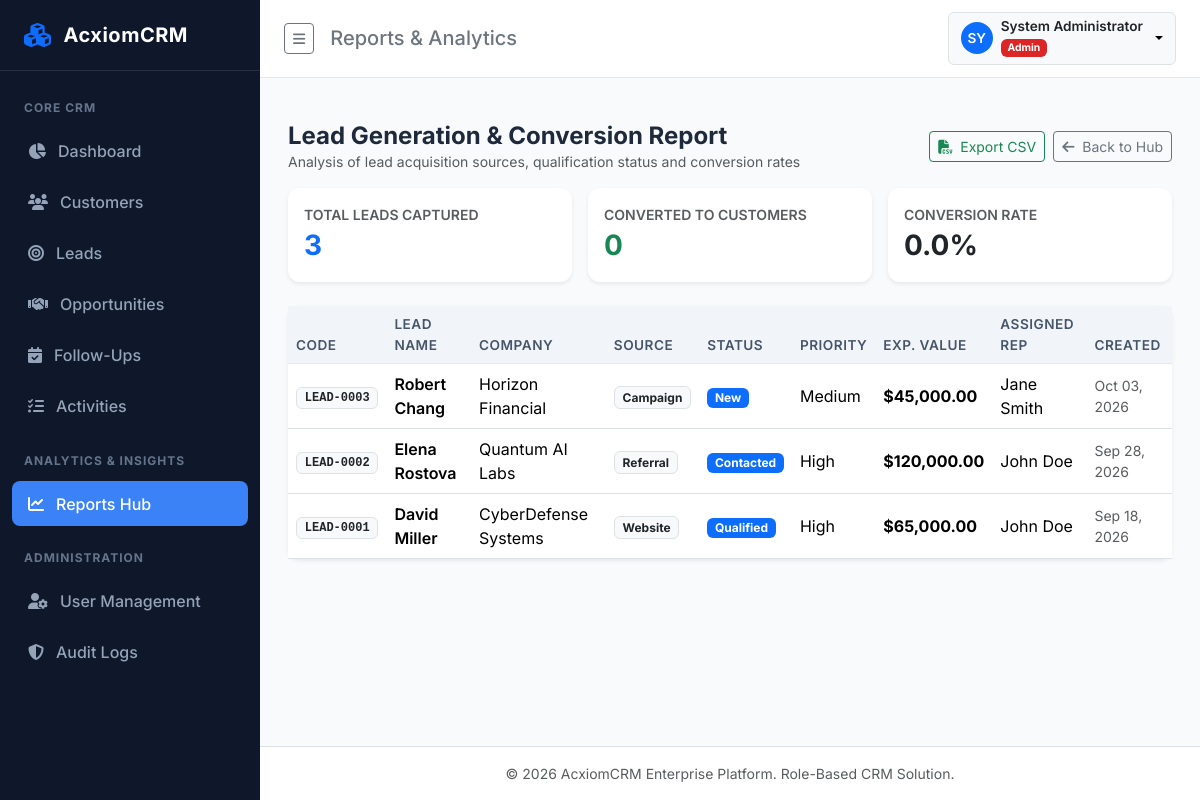
The page /reports/leads (signed in) on the database its author committed.
### app/models/user.py (models this page shows, shortened)
class User(UserMixin, db.Model):
    __tablename__ = 'users'
    id = db.Column(db.Integer, primary_key=True)
    name = db.Column(db.String(100), nullable=False)
    email = db.Column(db.String(120), unique=True, nullable=False, index=True)
    password_hash = db.Column(db.String(255), nullable=False)
    role = db.Column(db.String(50), nullable=False, default=Role.SALES_EXECUTIVE)
    is_active = db.Column(db.Boolean, default=True, nullable=False)
    failed_login_count = db.Column(db.Integer, default=0, nullable=False)
    lockout_end = db.Column(db.DateTime, nullable=True)
    created_date = db.Column(db.DateTime, default=lambda: datetime.now(timezone.utc), nullable=False)
    assigned_customers = db.relationship('Customer', foreign_keys='Customer.owner_id', backref='owner', lazy=True)
    assigned_leads = db.relationship('Lead', foreign_keys='Lead.assigned_to_id', backref='assigned_to', lazy=True)
    assigned_opportunities = db.relationship('Opportunity', foreign_keys='Opportunity.assigned_to_id', backref='assigned_to', lazy=True)
    assigned_followups = db.relationship('FollowUp', foreign_keys='FollowUp.assigned_to_id', backref='assigned_to', lazy=True)
    assigned_activities = db.relationship('Activity', foreign_keys='Activity.assigned_to_id', backref='assigned_to', lazy=True)
    audit_logs = db.relationship('AuditLog', backref='user', lazy=True)
    @property
    def is_admin(self):
        return self.role == Role.ADMIN

### app/models/lead.py (models this page shows, shortened)
class Lead(db.Model):
    __tablename__ = 'leads'
    id = db.Column(db.Integer, primary_key=True)
    lead_code = db.Column(db.String(20), unique=True, nullable=False, index=True)
    lead_name = db.Column(db.String(100), nullable=False, index=True)
    email = db.Column(db.String(120), nullable=False, index=True)
    phone = db.Column(db.String(20), nullable=False, index=True)
    company_name = db.Column(db.String(100), nullable=False)
    source = db.Column(db.String(50), nullable=False, default=LeadSource.WEBSITE)
    status = db.Column(db.String(50), nullable=False, default=LeadStatus.NEW)
    priority = db.Column(db.String(20), nullable=False, default=LeadPriority.MEDIUM)
    expected_value = db.Column(db.Float, nullable=False, default=0.0)
    notes = db.Column(db.Text, nullable=True)
    assigned_to_id = db.Column(db.Integer, db.ForeignKey('users.id'), nullable=True)
    converted_customer_id = db.Column(db.Integer, db.ForeignKey('customers.id'), nullable=True)
    converted_opportunity_id = db.Column(db.Integer, db.ForeignKey('opportunities.id'), nullable=True)
    created_date = db.Column(db.DateTime, default=datetime.utcnow, nullable=False)
    modified_date = db.Column(db.DateTime, default=datetime.utcnow, onupdate=datetime.utcnow, nullable=False)
    converted_customer = db.relationship('Customer', foreign_keys=[converted_customer_id], lazy=True)
    converted_opportunity = db.relationship('Opportunity', foreign_keys=[converted_opportunity_id], lazy=True)
    followups = db.relationship('FollowUp', backref='lead', cascade='all, delete-orphan', lazy=True)
    activities = db.relationship('Activity', backref='lead', cascade='all, delete-orphan', lazy=True)

### app/routes/report_routes.py (the view, shortened to what this page needs)
@report_bp.route('/leads')
@login_required
def leads_report():
    query = CRMService.get_scoped_leads(current_user)
    status = request.args.get('status', '').strip()
    source = request.args.get('source', '').strip()
    if status:
        query = query.filter(Lead.status == status)
    if source:
        query = query.filter(Lead.source == source)
    leads = query.order_by(Lead.created_date.desc()).all()
    total_leads = len(leads)
    converted_leads = sum(1 for l in leads if l.status == LeadStatus.CONVERTED)
    conv_rate = round((converted_leads / total_leads * 100), 1) if total_leads > 0 else 0
    return render_template('reports/leads.html', leads=leads, total_leads=total_leads, converted_leads=converted_leads, conv_rate=conv_rate, status=status, source=source)

### app/__init__.py (called while the page is built)
@login_manager.user_loader
def load_user(user_id):
    return User.query.get(int(user_id))

### app/services/crm_service.py (called while the page is built)
    @staticmethod
    def get_scoped_leads(user):
        if user.is_admin or user.is_manager:
            return Lead.query
        return Lead.query.filter(Lead.assigned_to_id == user.id)

### app/templates/reports/leads.html (shortened to what this page needs)
{% extends "base.html" %}
{% block header_title %}Reports & Analytics{% endblock %}
{% block content %}
<div class="container-fluid p-0">
    <div class="d-flex justify-content-between align-items-center mb-3">
        <div>
            <h4 class="fw-bold mb-0">Lead Generation & Conversion Report</h4>
            <p class="text-muted small mb-0">Analysis of lead acquisition sources, qualification status and conversion rates</p>
        </div>
        <div class="d-flex gap-2">
            <a href="{{ url_for('reports.leads_report', status=status, source=source, export='csv') }}" class="btn btn-outline-success btn-sm">
                <i class="fa-solid fa-file-csv me-1"></i> Export CSV
            </a>
            <a href="{{ url_for('reports.hub') }}" class="btn btn-outline-secondary btn-sm">
                <i class="fa-solid fa-arrow-left me-1"></i> Back to Hub
            </a>
        </div>
    </div>
    <div class="row g-3 mb-4">
        <div class="col-md-4">
            <div class="card p-3 shadow-sm border-0">
                <div class="text-muted small fw-semibold text-uppercase">Total Leads Captured</div>
                <h3 class="fw-bold my-1 text-primary">{{ total_leads }}</h3>
            </div>
        </div>
        <div class="col-md-4">
            <div class="card p-3 shadow-sm border-0">
                <div class="text-muted small fw-semibold text-uppercase">Converted to Customers</div>
                <h3 class="fw-bold my-1 text-success">{{ converted_leads }}</h3>
            </div>
        </div>
        <div class="col-md-4">
            <div class="card p-3 shadow-sm border-0">
                <div class="text-muted small fw-semibold text-uppercase">Conversion Rate</div>
                <h3 class="fw-bold my-1 text-dark">{{ conv_rate }}%</h3>
            </div>
        </div>
    </div>
    <div class="card shadow-sm border-0">
        <div class="table-responsive">
            <table class="table align-middle table-hover mb-0">
                <thead>
                    <tr>
                        <th>Code</th>
                        <th>Lead Name</th>
                        <th>Company</th>
                        <th>Source</th>
                        <th>Status</th>
                        <th>Priority</th>
                        <th>Exp. Value</th>
                        <th>Assigned Rep</th>
                        <th>Created</th>
                    </tr>
                </thead>
                <tbody>
                    {% for l in leads %}
                        <tr>
                            <td><span class="badge bg-light text-dark border font-monospace">{{ l.lead_code }}</span></td>
                            <td class="fw-semibold">{{ l.lead_name }}</td>
                            <td>{{ l.company_name }}</td>
                            <td><span class="badge bg-light text-dark border">{{ l.source }}</span></td>
                            <td>
                                <span class="badge {% if l.status == 'Converted' %}bg-success{% elif l.status == 'Lost' %}bg-danger{% else %}bg-primary{% endif %}">
                                    {{ l.status }}
                                </span>
                            </td>
                            <td>{{ l.priority }}</td>
                            <td class="fw-bold">${{ "{:,.2f}".format(l.expected_value) }}</td>
                            <td>{{ l.assigned_to.name if l.assigned_to else 'Unassigned' }}</td>
                            <td class="small text-muted">{{ l.created_date.strftime('%b %d, %Y') if l.created_date else '' }}</td>
                        </tr>
                    {% endfor %}
                </tbody>
            </table>
        </div>
    </div>
</div>
{% endblock %}

### app/templates/base.html (shortened to what this page needs)
<!DOCTYPE html>
<html lang="en">
<head>
    <link href="https://cdn.jsdelivr.net/npm/bootstrap@5.3.3/dist/css/bootstrap.min.css" rel="stylesheet">
    <link href="https://cdnjs.cloudflare.com/ajax/libs/font-awesome/6.5.1/css/all.min.css" rel="stylesheet">
    <link href="{{ url_for('static', filename='css/custom.css') }}" rel="stylesheet">
</head>
<body>
{% if current_user.is_authenticated %}
<div class="d-flex" id="wrapper">
    <div id="sidebar-wrapper">
        <div class="sidebar-brand">
            <i class="fa-solid fa-cubes text-primary fs-4"></i>
            <span>{{ app_name }}</span>
        </div>
        <div class="list-group list-group-flush pt-2">
            <div class="sidebar-heading">Core CRM</div>
            <div class="nav-item">
                <a href="{{ url_for('dashboard.index') }}" class="nav-link {% if request.endpoint == 'dashboard.index' %}active{% endif %}">
                    <i class="fa-solid fa-chart-pie w-20"></i> Dashboard
                </a>
            </div>
            <div class="nav-item">
                <a href="{{ url_for('customers.list_customers') }}" class="nav-link {% if 'customers.' in request.endpoint %}active{% endif %}">
                    <i class="fa-solid fa-users w-20"></i> Customers
                </a>
            </div>
            <div class="nav-item">
                <a href="{{ url_for('leads.list_leads') }}" class="nav-link {% if 'leads.' in request.endpoint %}active{% endif %}">
                    <i class="fa-solid fa-bullseye w-20"></i> Leads
                </a>
            </div>
            <div class="nav-item">
                <a href="{{ url_for('opportunities.list_opportunities') }}" class="nav-link {% if 'opportunities.' in request.endpoint %}active{% endif %}">
                    <i class="fa-solid fa-handshake w-20"></i> Opportunities
                </a>
            </div>
            <div class="nav-item">
                <a href="{{ url_for('followups.list_followups') }}" class="nav-link {% if 'followups.' in request.endpoint %}active{% endif %}">
                    <i class="fa-solid fa-calendar-check w-20"></i> Follow-Ups
                </a>
            </div>
            <div class="nav-item">
                <a href="{{ url_for('activities.list_activities') }}" class="nav-link {% if 'activities.' in request.endpoint %}active{% endif %}">
                    <i class="fa-solid fa-list-check w-20"></i> Activities
                </a>
            </div>
            <div class="sidebar-heading">Analytics & Insights</div>
            <div class="nav-item">
                <a href="{{ url_for('reports.hub') }}" class="nav-link {% if 'reports.' in request.endpoint %}active{% endif %}">
                    <i class="fa-solid fa-chart-line w-20"></i> Reports Hub
                </a>
            </div>
            {% if current_user.is_admin or current_user.is_manager %}
            <div class="sidebar-heading">Administration</div>
            {% if current_user.is_admin %}
            <div class="nav-item">
                <a href="{{ url_for('users.list_users') }}" class="nav-link {% if 'users.' in request.endpoint %}active{% endif %}">
                    <i class="fa-solid fa-user-gear w-20"></i> User Management
                </a>
            </div>
            {% endif %}
            <div class="nav-item">
                <a href="{{ url_for('audit.list_logs') }}" class="nav-link {% if 'audit.' in request.endpoint %}active{% endif %}">
                    <i class="fa-solid fa-shield-halved w-20"></i> Audit Logs
                </a>
            </div>
            {% endif %}
        </div>
    </div>
    <div id="page-content-wrapper">
        <nav class="top-navbar d-flex justify-content-between align-items-center">
            <div class="d-flex align-items-center gap-3">
                <button class="btn btn-outline-secondary btn-sm" id="sidebar-toggle" type="button">
                    <i class="fa-solid fa-bars"></i>
                </button>
                <h5 class="m-0 d-none d-md-block text-secondary">{% block header_title %}Overview{% endblock %}</h5>
            </div>
            <div class="d-flex align-items-center gap-3">
                <div class="dropdown">
                    <button class="btn btn-light dropdown-toggle d-flex align-items-center gap-2 border" type="button" data-bs-toggle="dropdown">
                        <div class="rounded-circle bg-primary text-white d-flex align-items-center justify-content-center" style="width: 32px; height: 32px; font-size: 0.85rem; font-weight: 600;">
                            {{ current_user.name[:2].upper() }}
                        </div>
                        <div class="text-start d-none d-sm-block">
                            <div class="fw-semibold text-dark" style="font-size: 0.85rem; line-height: 1.1;">{{ current_user.name }}</div>
                            <span class="badge {% if current_user.is_admin %}badge-role-admin{% elif current_user.is_manager %}badge-role-manager{% else %}badge-role-sales{% endif %}" style="font-size: 0.65rem;">
                                {{ current_user.role }}
                            </span>
                        </div>
                    </button>
                </div>
            </div>
        </nav>
        <div class="container-fluid px-4 pt-3">
        </div>
        <main class="main-content">
            {% block content %}{% endblock %}
        </main>
        <footer class="bg-white border-top py-3 px-4 text-center text-muted small mt-auto">
            &copy; {{ now.year }} {{ app_name }} Enterprise Platform. Role-Based CRM Solution.
        </footer>
    </div>
</div>
{% endif %}
</body>
</html>

### app/static/css/custom.css (style rules this page uses)
:root { --sidebar-width: 260px; --primary-color: #2563eb; --primary-hover: #1d4ed8; --secondary-color: #475569; --dark-sidebar: #0f172a; --sidebar-hover: #1e293b; --sidebar-active: #3b82f6; --bg-light: #f8fafc; --card-border: #e2e8f0; }
body { font-family: 'Inter', -apple-system, BlinkMacSystemFont, "Segoe UI", Roboto, sans-serif; background-color: var(--bg-light); color: #1e293b; overflow-x: hidden; }
#sidebar-wrapper { min-height: 100vh; width: var(--sidebar-width); background-color: var(--dark-sidebar); color: #cbd5e1; transition: all 0.3s ease; position: fixed; z-index: 1030; }
#sidebar-wrapper .sidebar-brand { padding: 1.25rem 1.5rem; font-size: 1.25rem; font-weight: 700; letter-spacing: 0.5px; color: #fff; border-bottom: 1px solid rgba(255, 255, 255, 0.1); display: flex; align-items: center; gap: 0.75rem; }
#sidebar-wrapper .nav-item { margin: 0.2rem 0.75rem; }
#sidebar-wrapper .nav-link { color: #94a3b8; padding: 0.65rem 1rem; border-radius: 0.5rem; font-weight: 500; display: flex; align-items: center; gap: 0.75rem; transition: all 0.2s; }
#sidebar-wrapper .nav-link.active { color: #fff; background-color: var(--sidebar-active); }
#sidebar-wrapper .sidebar-heading { font-size: 0.75rem; text-transform: uppercase; letter-spacing: 1px; color: #64748b; padding: 1.25rem 1.5rem 0.5rem; font-weight: 700; }
#page-content-wrapper { margin-left: var(--sidebar-width); min-height: 100vh; display: flex; flex-direction: column; transition: all 0.3s ease; }
.top-navbar { background: #ffffff; border-bottom: 1px solid var(--card-border); padding: 0.75rem 1.5rem; position: sticky; top: 0; z-index: 1020; }
.main-content { flex: 1; padding: 1.75rem; }
.card { border: 1px solid var(--card-border); border-radius: 0.75rem; box-shadow: 0 1px 3px 0 rgba(0, 0, 0, 0.05); background-color: #ffffff; }
.badge-role-admin { background-color: #dc2626; color: white; }
.table thead th { background-color: #f1f5f9; color: #475569; font-weight: 600; font-size: 0.85rem; text-transform: uppercase; letter-spacing: 0.5px; border-bottom: 1px solid var(--card-border); }

### rows shown on the page
User: name "SY", name "System Administrator", role "Admin"
Lead: lead_code "LEAD-0003", lead_name "Robert Chang", company_name "Horizon Financial", source "Campaign", status "New", priority "Medium", expected_value "45,000.00", assigned_to "Jane Smith", created_date "Oct 03, 2026"
Lead: lead_code "LEAD-0002", lead_name "Elena Rostova", company_name "Quantum AI Labs", source "Referral", status "Contacted", priority "High", expected_value "120,000.00", assigned_to "John Doe", created_date "Sep 28, 2026"
Lead: lead_code "LEAD-0001", lead_name "David Miller", company_name "CyberDefense Systems", source "Website", status "Qualified", priority "High", expected_value "65,000.00", assigned_to "John Doe", created_date "Sep 18, 2026"

### other values the page prints
{{ app_name }} "AcxiomCRM"
{{ total_leads }} "3"
{{ converted_leads }} "0"
{{ conv_rate }} "0.0"
